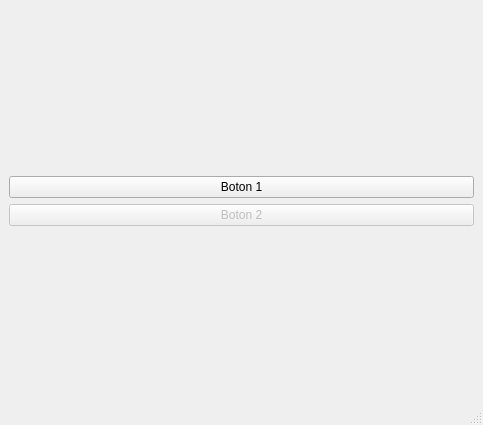
<?xml version="1.0" encoding="UTF-8"?>
<ui version="4.0">
 <class>MainWindow</class>
 <widget class="QMainWindow" name="MainWindow">
  <property name="geometry">
   <rect>
    <x>0</x>
    <y>0</y>
    <width>483</width>
    <height>425</height>
   </rect>
  </property>
  <property name="windowTitle">
   <string>MainWindow</string>
  </property>
  <widget class="QWidget" name="centralwidget">
   <layout class="QVBoxLayout" name="verticalLayout_2">
    <item>
     <layout class="QVBoxLayout" name="verticalLayout">
      <item>
       <widget class="QPushButton" name="boton1">
        <property name="text">
         <string>Boton 1</string>
        </property>
       </widget>
      </item>
      <item>
       <widget class="QPushButton" name="boton2">
        <property name="enabled">
         <bool>false</bool>
        </property>
        <property name="text">
         <string>Boton 2</string>
        </property>
       </widget>
      </item>
     </layout>
    </item>
   </layout>
  </widget>
  <widget class="QMenuBar" name="menubar">
   <property name="geometry">
    <rect>
     <x>0</x>
     <y>0</y>
     <width>483</width>
     <height>21</height>
    </rect>
   </property>
  </widget>
  <widget class="QStatusBar" name="statusbar"/>
 </widget>
 <resources/>
 <connections/>
</ui>
